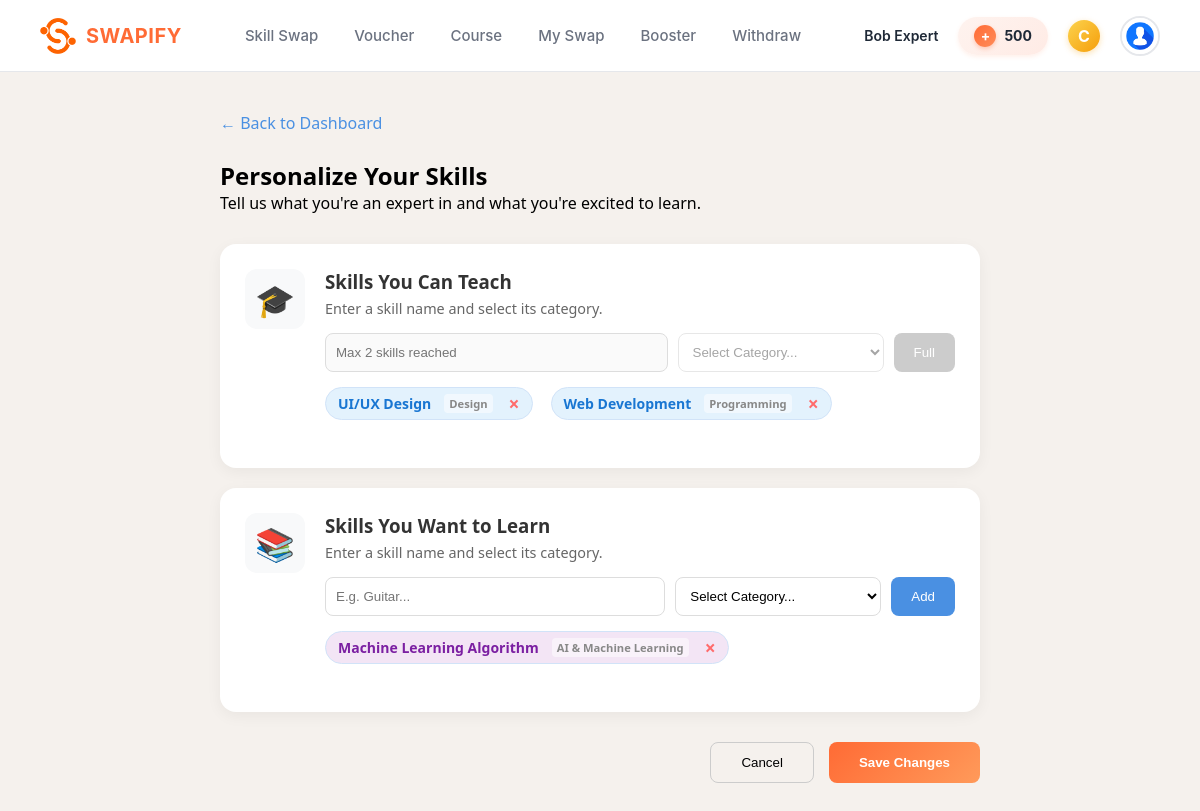
Screenshot of /edit-skills.php (signed in) with the database file from the repository.
### tables this page shows
CREATE TABLE `ms_users` (
  `user_id` int(11) NOT NULL,
  `name` varchar(100) DEFAULT NULL,
  `email` varchar(100) DEFAULT NULL,
  `phone_number` varchar(20) DEFAULT NULL,
  `password` varchar(255) DEFAULT NULL,
  `profile_picture` varchar(255) DEFAULT NULL,
  `bio` text DEFAULT NULL,
  `role` enum('user','expert','admin') DEFAULT 'user',
  `joined_date` datetime DEFAULT current_timestamp()
);

CREATE TABLE `ms_userskills` (
  `skill_id` int(11) NOT NULL,
  `user_id` int(11) DEFAULT NULL,
  `category_id` int(11) DEFAULT NULL,
  `skill_name` varchar(100) DEFAULT NULL,
  `skill_type` enum('teach','learn') DEFAULT NULL,
  `created_at` datetime DEFAULT current_timestamp()
);

CREATE TABLE `ms_skillcategory` (
  `category_id` int(11) NOT NULL,
  `category_name` varchar(100) DEFAULT NULL
);

### edit-skills.php (the view, shortened to what this page needs)
<?php
include "includes/header.php";
$user_id = $_SESSION['user_id'];
$current_teach = [];
$current_learn = [];
$query = "SELECT us.skill_name, us.skill_type, us.category_id, sc.category_name
          FROM ms_userskills us
          LEFT JOIN ms_skillcategory sc ON us.category_id = sc.category_id
          WHERE us.user_id = ?";
$stmt = $conn->prepare($query);
$stmt->bind_param("i", $user_id);
$stmt->execute();
$result = $stmt->get_result();
while ($row = $result->fetch_assoc()) {
    if ($row['skill_type'] == 'teach') {
        $current_teach[] = $row;
    } else {
        $current_learn[] = $row;
    }
}
?>
<!DOCTYPE html>
<html lang="en">
<head>
    <link rel="stylesheet" href="css/dashboard.css">
    <link rel="stylesheet" href="css/edit-skills.css">
</head>
<body>
    <div class="edit-skills-container">
        <div class="header-back">
            <a href="dashboard.php" class="back-link" style="text-decoration: none; color: #4A90E2;">← Back to Dashboard</a>
            <h2 style="margin-top: 10px;">Personalize Your Skills</h2>
            <p>Tell us what you're an expert in and what you're excited to learn.</p>
        </div>
        <form action="edit-skills.php" method="POST" id="skillsForm">
            <div class="skill-card-edit">
                <div class="card-icon">🎓</div>
                <div class="card-content">
                    <h3>Skills You Can Teach</h3>
                    <p>Enter a skill name and select its category.</p>
                    <div class="input-group">
                        <input type="text" id="input-teach-name" placeholder="E.g. Photography, Algebra...">
                        <select id="select-teach-cat">
                            <option value="">Select Category...</option>
                        </select>
                        <button type="button" class="btn-add" onclick="addItem('teach')">Add</button>
                    </div>
                    <div class="selected-tags" id="teach-container">
                        <?php foreach ($current_teach as $skill): ?>
                            <div class="tag teach">
                                <span><?= htmlspecialchars($skill['skill_name']) ?></span>
                                <small><?= htmlspecialchars($skill['category_name']) ?></small>
                                <span class="remove-tag" onclick="removeTag(this)">&times;</span>
                            </div>
                        <?php endforeach; ?>
                    </div>
                </div>
            </div>
            <div class="skill-card-edit">
                <div class="card-icon">📚</div>
                <div class="card-content">
                    <h3>Skills You Want to Learn</h3>
                    <p>Enter a skill name and select its category.</p>
                    <div class="input-group">
                        <input type="text" id="input-learn-name" placeholder="E.g. Guitar, Python...">
                        <select id="select-learn-cat">
                            <option value="">Select Category...</option>
                        </select>
                        <button type="button" class="btn-add" onclick="addItem('learn')">Add</button>
                    </div>
                    <div class="selected-tags" id="learn-container">
                        <?php foreach ($current_learn as $skill): ?>
                            <div class="tag learn">
                                <span><?= htmlspecialchars($skill['skill_name']) ?></span>
                                <small><?= htmlspecialchars($skill['category_name']) ?></small>
                                <span class="remove-tag" onclick="removeTag(this)">&times;</span>
                            </div>
                        <?php endforeach; ?>
                    </div>
                </div>
            </div>
            <div class="form-actions">
                <button type="button" class="btn-cancel" onclick="window.location.href='dashboard.php'">Cancel</button>
                <button type="submit" class="btn-save">Save Changes</button>
            </div>
        </form>
    </div>
</body>
</html>

### includes/header.php (shortened to what this page needs)
<?php
include "includes/db_connect.php";
if (isset($_SESSION['user_id'])) {
    $user_id = $_SESSION['user_id'];
    $header_query = "SELECT u.name, u.profile_picture, u.role, IFNULL(c.balance, 0) as balance
                     FROM ms_users u
                     LEFT JOIN ms_usercredits c ON u.user_id = c.user_id
                     WHERE u.user_id = ?";
    $header_stmt = $conn->prepare($header_query);
    $header_stmt->bind_param("i", $user_id);
    $header_stmt->execute();
    $header_result = $header_stmt->get_result();
    $userData = $header_result->fetch_assoc();
} else {
    $userData = ['name' => 'Guest', 'balance' => 0, 'profile_picture' => 'default.png', 'role' => 'user'];
}
$currentPage = basename($_SERVER['PHP_SELF']);
$isAdmin = (isset($userData['role']) && $userData['role'] === 'admin');
$isExpert = (isset($userData['role']) && $userData['role'] === 'expert');
?>
<link rel="stylesheet" href="css/header.css?v=10">
<header class="header-nav">
    <div class="logo-container">
        <div class="logo-icon">
            <img src="images/v91_89.png" alt="Swapify Logo">
        </div>
        <span class="logo-text">SWAPIFY</span>
    </div>
    <nav class="nav-menu">
        <?php if ($isAdmin): ?>
            <a href="admin-dashboard.php"    class="nav-link admin-link <?= $currentPage == 'admin-dashboard.php' ? 'active' : '' ?>">Admin Dashboard</a>
            <a href="manage_user.php"       class="nav-link admin-link <?= $currentPage == 'manage_user.php' ? 'active' : '' ?>">Manage User</a>
            <a href="manage_vouchers.php"   class="nav-link admin-link <?= $currentPage == 'manage_vouchers.php' ? 'active' : '' ?>">Manage Voucher</a>
            <a href="admin_booster.php"   class="nav-link admin-link <?= $currentPage == 'admin_booster.php' ? 'active' : '' ?>">Manage Booster</a>
            <a href="admin_topup_packages.php"   class="nav-link admin-link <?= $currentPage == 'admin_topup_packages.php' ? 'active' : '' ?>">Manage Topup</a>
        <?php else: ?>
            <a href="dashboard.php" class="nav-link <?= $currentPage == 'dashboard.php' ? 'active' : '' ?>">Skill Swap</a>
            <a href="voucher.php"   class="nav-link <?= ($currentPage == 'voucher.php' || $currentPage == 'my-voucher.php') ? 'active' : '' ?>">Voucher</a>
            <a href="courses.php"   class="nav-link <?= ($currentPage == 'courses.php' || $currentPage == 'my-courses.php' || $currentPage == 'uploaded-courses.php') ? 'active' : '' ?>">Course</a>
            <a href="sessions.php"  class="nav-link <?= $currentPage == 'sessions.php' ? 'active' : '' ?>">My Swap</a>
            <a href="booster.php"   class="nav-link <?= $currentPage == 'booster.php' ? 'active' : '' ?>">Booster</a>
            <?php if ($isExpert): ?>
                <a href="my-withdraw.php" class="nav-link <?= $currentPage == 'my-withdraw.php' ? 'active' : '' ?>">Withdraw</a>
            <?php endif; ?>
        <?php endif; ?>
    </nav>
    <?php if (!$isAdmin): ?>
        <div class="user-section">
            <span class="user-name"><?= htmlspecialchars($userData['name']) ?></span>
            <a href="topup.php" style="text-decoration: none; display: flex; align-items: center;">
                <div class="credit-badge">
                    <div class="credit-icon">+</div>
                    <span class="credit-value"><?= number_format($userData['balance']) ?></span>
                </div>
            </a>
            <div class="coin-icon">C</div>
            <div class="user-avatar">
                <a href="profile.php" style="text-decoration: none;">
                    <?php
                    $has_profile_img = !empty($userData['profile_picture']) && file_exists("uploads/" . $userData['profile_picture']);
                    if ($has_profile_img): ?>
                        <img src="uploads/<?= $userData['profile_picture'] ?>" alt="User Avatar">
                    <?php else: ?>
                        <div class="avatar-gradient">
                            <?= strtoupper(substr($userData['name'], 0, 1)) ?>
                        </div>
                    <?php endif; ?>
                </a>
            </div>
        </div>
    <?php else: ?>
        <div class="user-section">
            <a href="index.php" class="nav-link" style="color: #ef4444;">Logout</a>
        </div>
    <?php endif; ?>
</header>

### css/header.css (style rules this page uses)
* { margin: 0; padding: 0; box-sizing: border-box; }
.header-nav { display: flex; align-items: center; justify-content: space-between; padding: 32px 60px; background: white; border-bottom: 1px solid #E5E7EB; height: 72px; }
.logo-container { display: flex; align-items: center; gap: 10px; flex-shrink: 0; }
.logo-icon img { width: 36px; height: 36px; object-fit: contain; }
.logo-text { font-size: 20px; font-weight: 700; color: #FF6B35; letter-spacing: 0.5px; }
.nav-menu { display: flex; gap: 40px; align-items: center; flex: 1; justify-content: center; margin: 0 40px; }
.nav-link { color: #6B7280; font-size: 15px; font-weight: 500; cursor: pointer; transition: all 0.3s ease; text-decoration: none; position: relative; padding: 8px 4px; white-space: nowrap; }
.nav-link::after { content: ""; position: absolute; bottom: 0; left: 50%; transform: translateX(-50%); width: 0; height: 3px; background: linear-gradient(90deg, #2563EB, #3B82F6); border-radius: 3px; transition: width 0.3s ease; }
.user-section { display: flex; align-items: center; gap: 20px; flex-shrink: 0; }
.user-name { font-size: 14px; font-weight: 600; color: #1F2937; white-space: nowrap; }
.credit-badge { display: flex; align-items: center; gap: 8px; background: linear-gradient(135deg, #FEF3EF 0%, #FFEBE5 100%); padding: 8px 16px; border-radius: 24px; font-size: 14px; cursor: pointer; transition: all 0.3s ease; box-shadow: 0 2px 4px rgba(255, 107, 53, 0.1); }
.credit-icon { width: 22px; height: 22px; background: linear-gradient(135deg, #FF6B35 0%, #FF8C5A 100%); border-radius: 50%; display: flex; align-items: center; justify-content: center; color: white; font-size: 14px; font-weight: bold; box-shadow: 0 2px 4px rgba(255, 107, 53, 0.3); }
.credit-value { font-weight: 700; color: #1F2937; font-size: 14px; }
.coin-icon { width: 32px; height: 32px; background: linear-gradient(135deg, #FCD34D 0%, #F59E0B 100%); border-radius: 50%; display: flex; align-items: center; justify-content: center; color: white; font-size: 16px; font-weight: bold; box-shadow: 0 2px 6px rgba(245, 158, 11, 0.3); transition: all 0.3s ease; cursor: pointer; }
.user-avatar { position: relative; }
.user-avatar img { width: 40px; height: 40px; border-radius: 50%; cursor: pointer; object-fit: cover; border: 2px solid #E5E7EB; transition: all 0.3s ease; }
@media (max-width: 1200px) { .nav-menu { gap: 28px; } }
@media (max-width: 1200px) { .header-nav { padding: 16px 40px; } }

### css/dashboard.css (style rules this page uses)
* { margin: 0; padding: 0; box-sizing: border-box; }
body { font-family: 'SF Pro', -apple-system, BlinkMacSystemFont, sans-serif; background: #F5F1ED; overflow-x: hidden; }
a { text-decoration: none; color: inherit; }

### css/edit-skills.css (style rules this page uses)
:root { --primary-color: #4A90E2; --teach-color: #e3f2fd; --teach-text: #1976d2; --learn-color: #f3e5f5; --learn-text: #7b1fa2; }
.edit-skills-container { max-width: 800px; margin: 40px auto; padding: 0 20px; font-family: 'Segoe UI', Tahoma, Geneva, Verdana, sans-serif; }
.header-back { margin-bottom: 30px; }
.back-link { text-decoration: none; color: var(--primary-color); font-weight: 500; display: inline-block; margin-bottom: 15px; }
.skill-card-edit { background: white; border-radius: 16px; padding: 25px; margin-bottom: 20px; display: flex; gap: 20px; box-shadow: 0 4px 15px rgba(0, 0, 0, 0.05); }
.card-icon { font-size: 2rem; background: #f8f9fa; width: 60px; height: 60px; display: flex; align-items: center; justify-content: center; border-radius: 12px; }
.card-content { flex: 1; }
.card-content h3 { margin: 0 0 5px 0; color: #333; }
.card-content p { color: #666; font-size: 0.9rem; margin-bottom: 15px; }
.selected-tags { display: flex; flex-wrap: wrap; gap: 10px; margin-bottom: 15px; }
.tag { padding: 8px 15px; border-radius: 20px; font-size: 0.85rem; font-weight: 600; display: flex; align-items: center; gap: 8px; }
.tag.teach { background: var(--teach-color); color: var(--teach-text); }
.tag.learn { background: var(--learn-color); color: var(--learn-text); }
.remove-tag { cursor: pointer; font-size: 1.2rem; line-height: 1; }
.form-actions { display: flex; justify-content: flex-end; gap: 15px; margin-top: 30px; }
.btn-save { background: linear-gradient(135deg, #FF6B35, #FF9A5A); color: white; padding: 12px 30px; border: none; border-radius: 8px; font-weight: 600; cursor: pointer; }
.btn-cancel { background: transparent; border: 1px solid #ccc; padding: 12px 30px; border-radius: 8px; cursor: pointer; }

### rows the page displays
ms_users: name "Bob Expert", profile_picture (placeholder picture)
ms_userskills: skill_name "UI/UX Design", category.category_name "Design"
ms_userskills: skill_name "Web Development", category.category_name "Programming"
ms_userskills: skill_name "Machine Learning Algorithm", category.category_name "AI & Machine Learning"

### other values shown
$userData['balance'] "500"
